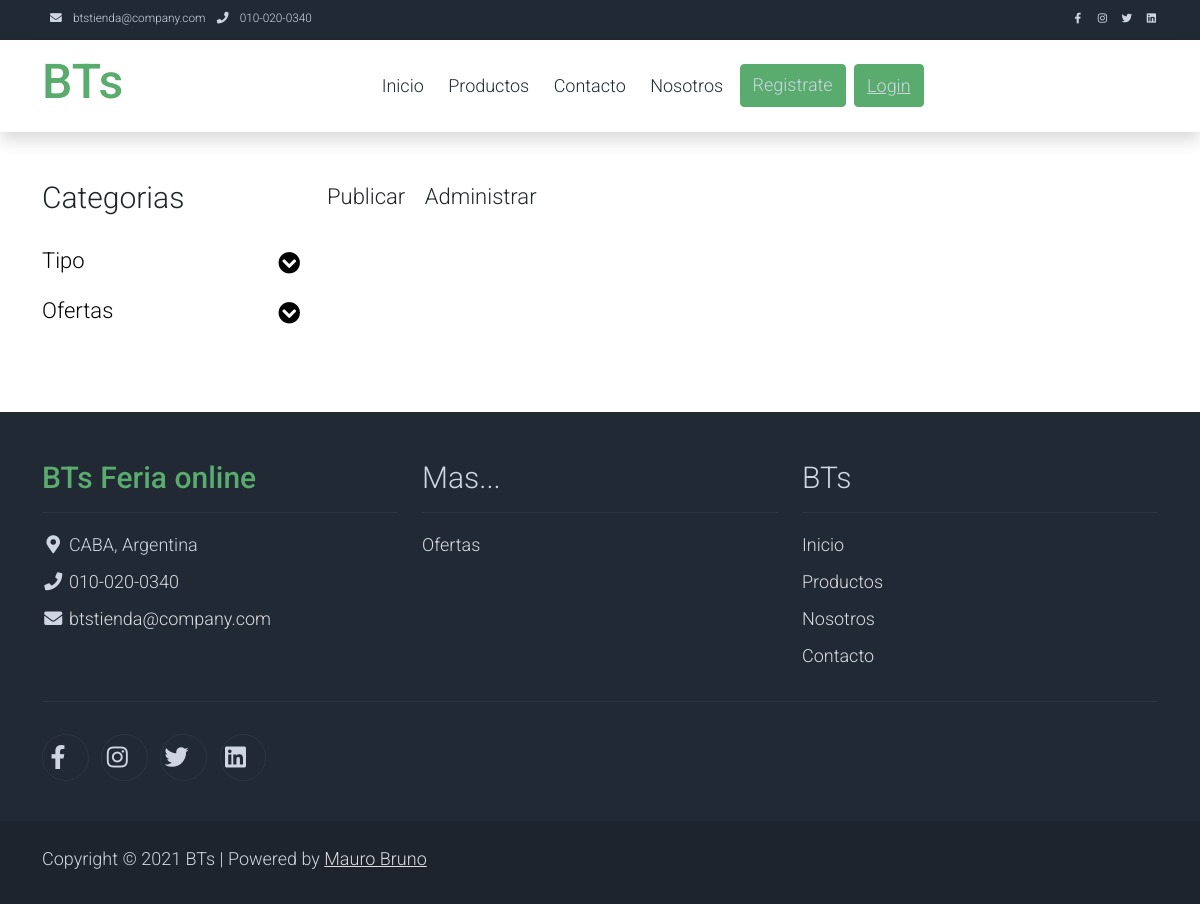
/ofertas/, run on an earlier commit of the app's database.
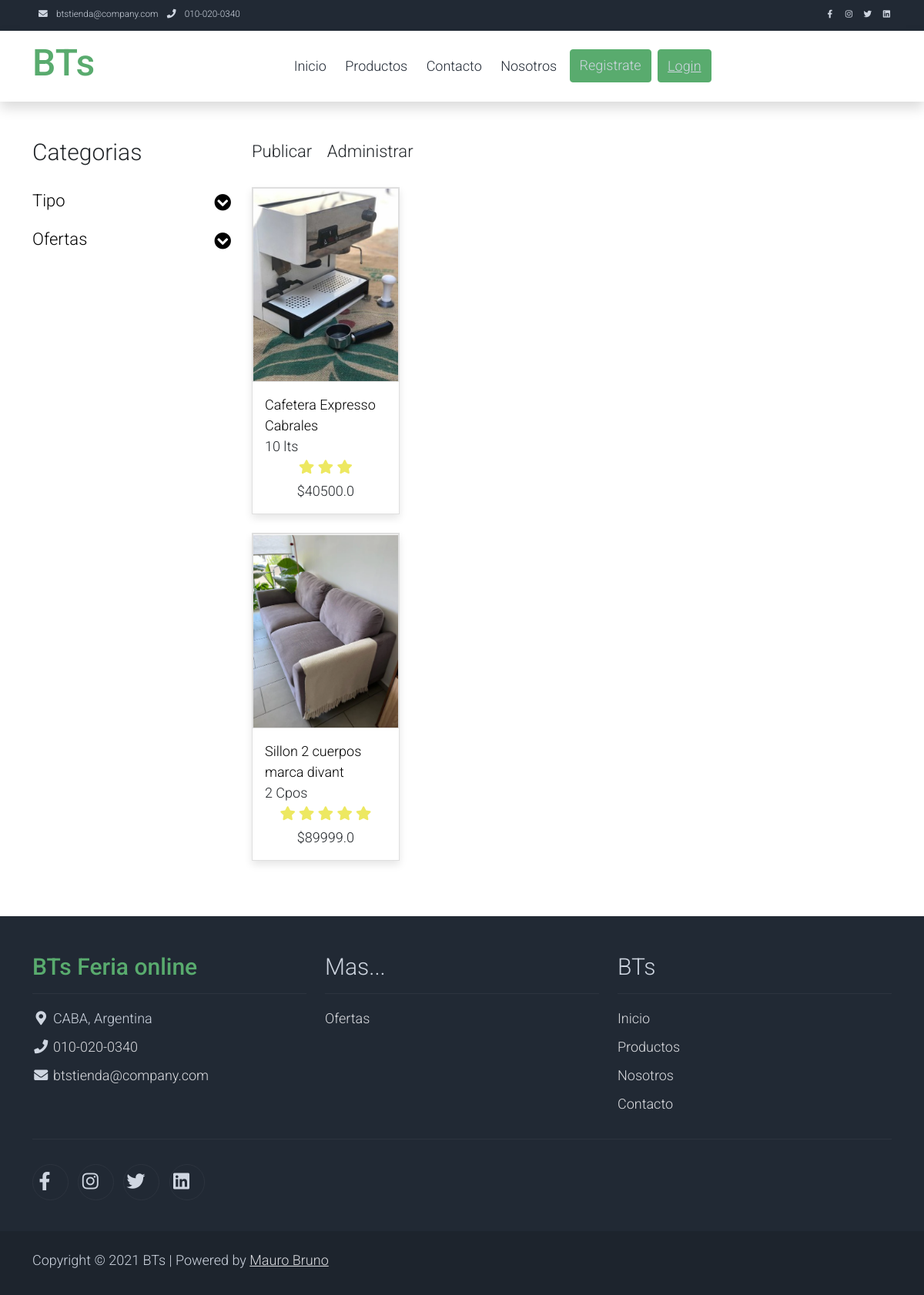
And on a later commit of the database.
### WebMDev_app/models.py (models this page shows, shortened)
class Producto(models.Model):
    nombre = models.CharField(blank=True, max_length=40, default='')
    descripcion = models.CharField(blank=True, max_length=100)
    idnumber = models.IntegerField(blank=True)
    tamaño = models.CharField(blank=True, max_length=10)
    precio = models.FloatField(default=0.0)
    valoracion = models.FloatField(blank=True, max_length=4, default=0.0)
    imagen = models.ImageField(blank=True, upload_to='media')
    slug = models.SlugField(blank=True, max_length=100)
    userName = models.CharField(blank=True, max_length=100)
    def get_absolute_url(self):
        return reverse('productos', kwargs={'slug': self.slug})
    """def save(self, *args, **kwargs):
        # Generar un nombre único y aleatorio para la imagen
        if self.imagen:
            extension = self.imagen.name.split('.')[-1]
            self.imagen.name = f"{uuid.uuid4()}.{extension}"
        super().save(*args, **kwargs)"""

### WebMDev_app/views.py (the view)
# urls.py: path('ofertas/', views.Productosofer.as_view(), name='ofertas'),
class Productosofer(ListView):
    model = Producto
    template_name = 'ofertas.html'

### WebMDev_app/templates/ofertas.html (shortened to what the changed rows need)
{% extends "padre.html" %}
{% load static %}
{% block contenidoVar %}
<div class="container py-5">
    <div class="row">
        <div class="col-lg-3">
            <h1 class="h2 pb-4">Categorias</h1>
        </div>
        <div class="col-lg-9">
            {% for producto in object_list %}
            <div class="col-lg-9">
            {% if producto.idnumber == 1001 %}
                <div class="row">
                    <div class="col-md-4">
                        <div class="card mb-4 product-wap rounded-0">
                            <div class="card rounded-0">
                                {% if producto.imagen %}
                                <img class="card-img rounded-0 img-fluid" src="{{producto.imagen.url}}">
                                {% else %}
                                <p>Imagen no disponible</p>
                                {% endif %}
                            </div>
                            <div class="card-body">
                                <a href="{{ producto.get_absolute_url }}" class="h3 text-decoration-none">{{producto.nombre}}</a>
                                <ul class="w-100 list-unstyled d-flex justify-content-between mb-0">
                                    <li>{{producto.tamaño}}</li>
                                </ul>
                                <ul class="list-unstyled d-flex justify-content-center mb-1">
                                    <li>
                                        <i class="text-warning fa fa-star"></i>
                                        <i class="text-warning fa fa-star"></i>
                                        <i class="text-warning fa fa-star"></i>
                                    </li>
                                </ul>
                                <p class="text-center mb-0">${{producto.precio}}</p>
                            </div>
                        </div>
                    </div>
                </div>
            {% endif %}
            </div>
            <div class="col-lg-9">
            {% if producto.idnumber == 1002 %}
                <div class="row">
                    <div class="col-md-4">
                        <div class="card mb-4 product-wap rounded-0">
                            <div class="card rounded-0">
                                {% if producto.imagen %}
                                <img class="card-img rounded-0 img-fluid" src="{{producto.imagen.url}}">
                                {% else %}
                                <p>Imagen no disponible</p>
                                {% endif %}
                            </div>
                            <div class="card-body">
                                <a href="{{ producto.get_absolute_url }}" class="h3 text-decoration-none">{{producto.nombre}}</a>
                                <ul class="w-100 list-unstyled d-flex justify-content-between mb-0">
                                    <li>{{producto.tamaño}}</li>
                                </ul>
                                <ul class="list-unstyled d-flex justify-content-center mb-1">
                                    <li>
                                        <i class="text-warning fa fa-star"></i>
                                        <i class="text-warning fa fa-star"></i>
                                        <i class="text-warning fa fa-star"></i>
                                        <i class="text-warning fa fa-star"></i>
                                        <i class="text-warning fa fa-star"></i>
                                    </li>
                                </ul>
                                <p class="text-center mb-0">${{producto.precio}}</p>
                            </div>
                        </div>
                    </div>
                </div>
            {% endif %}
            </div>
            {% endfor %}
        </div>
    </div>
</div>
{% endblock %}

What changed in the data, as far as the page shows it:
added Producto: imagen (picture), nombre "Cafetera Expresso Cabrales", tamaño "10 lts", precio "40500.0"
added Producto: imagen (picture), nombre "Sillon 2 cuerpos marca divant", tamaño "2 Cpos", precio "89999.0"
